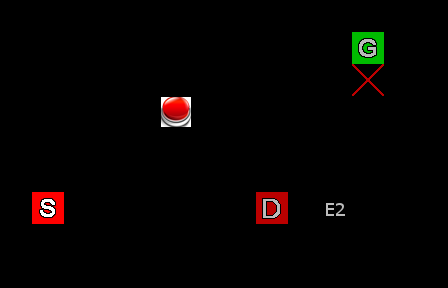

Rendered tile map (Tiled .tmx) drawn with the repository's tilesets; below, a short description and the full map source, tile grids included:
An orthogonal 14x9 tile map with 32x32 px tiles, 3 tile layers (Tile Layer 1, Tile Layer 2, Tile Layer 3), 1 hidden layer not drawn.

<map version="1.0" orientation="orthogonal" width="14" height="9" tilewidth="32" tileheight="32">
 <properties>
  <property name="RepNormalTime" value="" />
  <property name="ReplicantsImitating" value="0" />
  <property name="ReplicantsNormal" value="1" />
  <property name="Text" value="" />
  <property name="Text1" value="Use the left button of the " />
  <property name="Text1_1" value="mouse to place a replicant in" />
  <property name="Text1_2" value="the virtual box you see in " />
  <property name="Text1_3" value="front of you." />
  <property name="Text1_4" value="If the box is red, you can't " />
  <property name="Text1_5" value="create anything." />
  <property name="Text2" value="Yay, it worked!" />
  <property name="Text2_1" value="You did a great job!" />
  <property name="Text2_2" value="And when I say you, I mean" />
  <property name="Text2_3" value="myself of course." />
  <property name="Text2_4" value="Good work Professor!" />
  <property name="Text3" value="" />
  <property name="Text4" value="" />
  <property name="Text5" value="" />
 </properties>
 <tileset firstgid="1" name="ReplicaTileset" tilewidth="32" tileheight="32">
  <image source="ReplicaTileset.png" width="320" height="128" />
 </tileset>
 <layer name="Tile Layer 1" width="14" height="9" opacity="0.39">
  <data encoding="csv">
0,0,0,0,0,0,0,0,0,0,0,0,0,0,
0,0,0,0,1,1,1,0,0,0,0,1,0,0,
0,0,0,0,1,1,1,0,0,0,0,1,0,0,
0,0,0,0,1,1,1,0,0,0,0,1,0,0,
0,0,0,0,1,1,1,0,0,0,0,1,0,0,
0,1,1,1,1,1,1,1,1,0,0,1,0,0,
0,1,1,1,1,1,1,1,1,1,1,1,0,0,
0,1,1,1,1,1,1,1,1,0,0,0,0,0,
0,0,0,0,0,0,0,0,0,0,0,0,0,0
</data>
 </layer>
 <layer name="Tile Layer 2" width="14" height="9">
  <data encoding="csv">
0,0,0,0,0,0,0,0,0,0,0,1,0,0,
0,0,0,1,1,1,1,1,0,0,1,3,1,0,
0,0,0,1,0,0,0,1,0,0,1,13,1,0,
0,0,0,1,0,4,0,1,0,0,1,0,1,0,
1,1,1,1,0,0,0,1,1,0,1,0,1,0,
1,0,0,0,0,0,0,0,1,1,1,0,1,0,
1,2,0,0,0,0,0,0,7,0,22,0,1,0,
1,0,0,0,0,0,0,0,1,1,1,1,0,0,
1,1,1,1,1,1,1,1,1,0,0,0,0,0
</data>
 </layer>
 <layer name="Tile Layer 3" width="14" height="9" opacity="0.27">
  <data encoding="csv">
0,0,0,0,0,0,0,0,0,0,0,1,0,0,
0,0,0,0,1,1,1,0,0,0,1,1,1,0,
0,0,0,1,0,0,0,1,0,0,1,1,1,0,
0,0,0,1,0,0,0,1,0,0,1,1,1,0,
0,1,1,1,0,0,0,1,0,0,1,1,1,0,
1,0,0,0,0,0,0,0,1,1,1,1,1,0,
1,0,0,0,0,0,0,0,1,1,1,1,1,0,
1,0,0,0,0,0,0,0,1,1,1,1,0,0,
0,1,1,1,1,1,1,1,0,0,0,0,0,0
</data>
 </layer>
 <layer name="Tile Layer 4" width="14" height="9" visible="0">
  <data encoding="csv">
0,0,0,0,0,0,0,0,0,0,0,0,0,0,
0,0,0,0,0,0,0,0,0,0,0,1,0,0,
0,0,0,0,1,1,1,0,0,0,0,1,0,0,
0,0,0,0,1,1,1,0,0,0,0,1,0,0,
0,0,0,0,1,1,1,0,0,0,0,1,0,0,
0,1,1,1,1,1,1,1,1,0,0,1,0,0,
0,1,1,1,1,1,1,1,1,1,1,1,0,0,
0,1,1,1,1,1,1,1,1,0,0,0,0,0,
0,0,0,0,0,0,0,0,0,0,0,0,0,0
</data>
 </layer>
</map>
